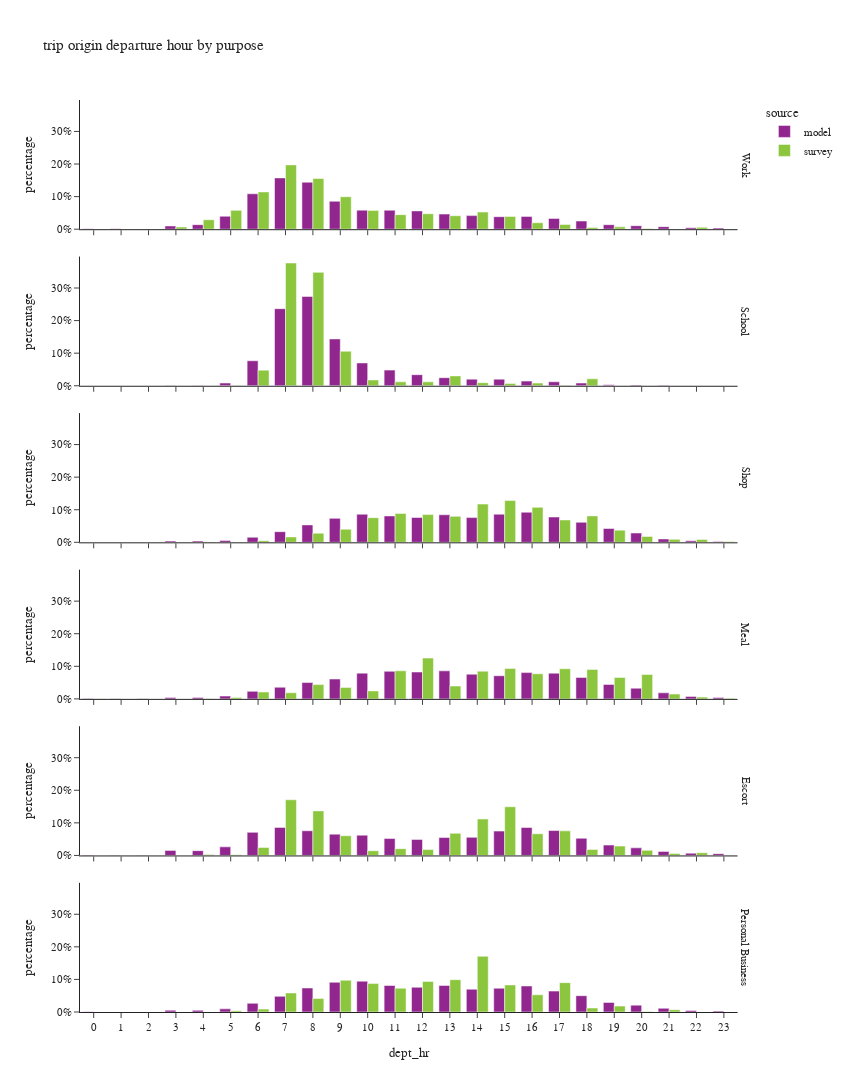

The notebook cell this image was saved under:
### Code cell
df_plot = df_trip.groupby(['dept_hr','dpurp_label','source'])['trexpfac'].agg(sample_count='size', trexpfac='sum').reset_index()
df_plot['percentage'] = df_plot.groupby(['dpurp_label','source'], group_keys=False)['trexpfac']. \
    apply(lambda x: x / float(x.sum()))

fig = px.bar(df_plot.sort_values(['source','dpurp_label']),
             x="dept_hr", y="percentage", color="source",barmode="group",
             facet_row='dpurp_label',
             hover_data=['trexpfac','sample_count'],
             title="trip origin departure hour by purpose")
fig.update_layout(height=1500, width=850)
fig.for_each_annotation(lambda a: a.update(text = a.text.split("=")[-1]))
fig.for_each_xaxis(lambda a: a.update(dict(dtick = 1, categoryorder='category ascending')))
fig.for_each_yaxis(lambda a: a.update(dict(tickformat=".0%")))
fig.show()

### Figure 1 — Plotly figure (JSON) as saved in the notebook; plotly's stock layout.template omitted (floating-point values rounded to 4 significant figures)
{"data": [{"alignmentgroup": "True", "customdata": [[3705.0, 3705.0], [2463.0, 2463.0], [914.0, 914.0], [21320.0, 21320.0], [29940.0, 29940.0], [85600.0, 85600.0], [233900.0, 233900.0], [338700.0, 338700.0], [310400.0, 310400.0], [184300.0, 184300.0], [125900.0, 125900.0], [125500.0, 125500.0], [120700.0, 120700.0], [99950.0, 99950.0], [89780.0, 89780.0], [82520.0, 82520.0], [84460.0, 84460.0], [71260.0, 71260.0], [54000.0, 54000.0], [29840.0, 29840.0], [22940.0, 22940.0], [16860.0, 16860.0], [9621.0, 9621.0], [7471.0, 7471.0]], "hovertemplate": "source=model<br>dpurp_label=Work<br>dept_hr=%{x}<br>percentage=%{y}<br>trexpfac=%{customdata[0]}<br>sample_count=%{customdata[1]}<extra></extra>", "legendgroup": "model", "marker": {"color": "#91268F", "pattern": {"shape": ""}}, "name": "model", "offsetgroup": "model", "orientation": "v", "showlegend": true, "textposition": "auto", "type": "bar", "x": [0, 1, 2, 3, 4, 5, 6, 7, 8, 9, 10, 11, 12, 13, 14, 15, 16, 17, 18, 19, 20, 21, 22, 23], "xaxis": "x6", "y": [0.001722, 0.001144, 0.0004247, 0.009906, 0.01391, 0.03978, 0.1087, 0.1574, 0.1442, 0.08565, 0.0585, 0.05834, 0.05607, 0.04644, 0.04172, 0.03835, 0.03924, 0.03311, 0.02509, 0.01386, 0.01066, 0.007837, 0.004471, 0.003472], "yaxis": "y6"}, {"alignmentgroup": "True", "customdata": [[14.0, 14.0], [3.0, 3.0], [1.0, 1.0], [561.0, 561.0], [699.0, 699.0], [5621.0, 5621.0], [51470.0, 51470.0], [158700.0, 158700.0], [183800.0, 183800.0], [96400.0, 96400.0], [46980.0, 46980.0], [32180.0, 32180.0], [22780.0, 22780.0], [16590.0, 16590.0], [13580.0, 13580.0], [13550.0, 13550.0], [9559.0, 9559.0], [8197.0, 8197.0], [5604.0, 5604.0], [1838.0, 1838.0], [1504.0, 1504.0], [861.0, 861.0], [99.0, 99.0], [50.0, 50.0]], "hovertemplate": "source=model<br>dpurp_label=School<br>dept_hr=%{x}<br>percentage=%{y}<br>trexpfac=%{customdata[0]}<br>sample_count=%{customdata[1]}<extra></extra>", "legendgroup": "model", "marker": {"color": "#91268F", "pattern": {"shape": ""}}, "name": "model", "offsetgroup": "model", "orientation": "v", "showlegend": false, "textposition": "auto", "type": "bar", "x": [0, 1, 2, 3, 4, 5, 6, 7, 8, 9, 10, 11, 12, 13, 14, 15, 16, 17, 18, 19, 20, 21, 22, 23], "xaxis": "x5", "y": [2.087e-05, 4.473e-06, 1.491e-06, 0.0008365, 0.001042, 0.008381, 0.07674, 0.2366, 0.2741, 0.1437, 0.07005, 0.04799, 0.03397, 0.02474, 0.02025, 0.02021, 0.01425, 0.01222, 0.008356, 0.002741, 0.002243, 0.001284, 0.0001476, 7.455e-05], "yaxis": "y5"}, {"alignmentgroup": "True", "customdata": [[1138.0, 1138.0], [842.0, 842.0], [296.0, 296.0], [7807.0, 7807.0], [7962.0, 7962.0], [12270.0, 12270.0], [32310.0, 32310.0], [68110.0, 68110.0], [111600.0, 111600.0], [153300.0, 153300.0], [179900.0, 179900.0], [169100.0, 169100.0], [158800.0, 158800.0], [176500.0, 176500.0], [158400.0, 158400.0], [180100.0, 180100.0], [192600.0, 192600.0], [162000.0, 162000.0], [128000.0, 128000.0], [88430.0, 88430.0], [59670.0, 59670.0], [21390.0, 21390.0], [9451.0, 9451.0], [5797.0, 5797.0]], "hovertemplate": "source=model<br>dpurp_label=Shop<br>dept_hr=%{x}<br>percentage=%{y}<br>trexpfac=%{customdata[0]}<br>sample_count=%{customdata[1]}<extra></extra>", "legendgroup": "model", "marker": {"color": "#91268F", "pattern": {"shape": ""}}, "name": "model", "offsetgroup": "model", "orientation": "v", "showlegend": false, "textposition": "auto", "type": "bar", "x": [0, 1, 2, 3, 4, 5, 6, 7, 8, 9, 10, 11, 12, 13, 14, 15, 16, 17, 18, 19, 20, 21, 22, 23], "xaxis": "x4", "y": [0.0005456, 0.0004037, 0.0001419, 0.003743, 0.003818, 0.005882, 0.01549, 0.03266, 0.05351, 0.07351, 0.08624, 0.08106, 0.07612, 0.08464, 0.07594, 0.08636, 0.09235, 0.07767, 0.06135, 0.0424, 0.02861, 0.01026, 0.004531, 0.002779], "yaxis": "y4"}, {"alignmentgroup": "True", "customdata": [[928.0, 928.0], [662.0, 662.0], [261.0, 261.0], [4121.0, 4121.0], [4545.0, 4545.0], [8912.0, 8912.0], [23720.0, 23720.0], [36590.0, 36590.0], [51550.0, 51550.0], [62550.0, 62550.0], [81140.0, 81140.0], [86920.0, 86920.0], [84680.0, 84680.0], [88460.0, 88460.0], [77750.0, 77750.0], [72900.0, 72900.0], [82910.0, 82910.0], [80880.0, 80880.0], [67570.0, 67570.0], [45680.0, 45680.0], [33570.0, 33570.0], [19090.0, 19090.0], [7841.0, 7841.0], [4121.0, 4121.0]], "hovertemplate": "source=model<br>dpurp_label=Meal<br>dept_hr=%{x}<br>percentage=%{y}<br>trexpfac=%{customdata[0]}<br>sample_count=%{customdata[1]}<extra></extra>", "legendgroup": "model", "marker": {"color": "#91268F", "pattern": {"shape": ""}}, "name": "model", "offsetgroup": "model", "orientation": "v", "showlegend": false, "textposition": "auto", "type": "bar", "x": [0, 1, 2, 3, 4, 5, 6, 7, 8, 9, 10, 11, 12, 13, 14, 15, 16, 17, 18, 19, 20, 21, 22, 23], "xaxis": "x3", "y": [0.0009033, 0.0006444, 0.000254, 0.004011, 0.004424, 0.008675, 0.02309, 0.03562, 0.05018, 0.06088, 0.07898, 0.08461, 0.08242, 0.0861, 0.07568, 0.07096, 0.0807, 0.07873, 0.06577, 0.04447, 0.03268, 0.01858, 0.007632, 0.004011], "yaxis": "y3"}, {"alignmentgroup": "True", "customdata": [[2280.0, 2280.0], [1538.0, 1538.0], [600.0, 600.0], [25690.0, 25690.0], [24320.0, 24320.0], [43840.0, 43840.0], [118000.0, 118000.0], [143400.0, 143400.0], [126200.0, 126200.0], [108900.0, 108900.0], [103800.0, 103800.0], [86430.0, 86430.0], [82050.0, 82050.0], [91470.0, 91470.0], [92410.0, 92410.0], [124500.0, 124500.0], [142900.0, 142900.0], [127300.0, 127300.0], [87710.0, 87710.0], [52950.0, 52950.0], [38900.0, 38900.0], [20740.0, 20740.0], [11420.0, 11420.0], [9132.0, 9132.0]], "hovertemplate": "source=model<br>dpurp_label=Escort<br>dept_hr=%{x}<br>percentage=%{y}<br>trexpfac=%{customdata[0]}<br>sample_count=%{customdata[1]}<extra></extra>", "legendgroup": "model", "marker": {"color": "#91268F", "pattern": {"shape": ""}}, "name": "model", "offsetgroup": "model", "orientation": "v", "showlegend": false, "textposition": "auto", "type": "bar", "x": [0, 1, 2, 3, 4, 5, 6, 7, 8, 9, 10, 11, 12, 13, 14, 15, 16, 17, 18, 19, 20, 21, 22, 23], "xaxis": "x2", "y": [0.001368, 0.0009229, 0.0003601, 0.01542, 0.01459, 0.02631, 0.07083, 0.08603, 0.07575, 0.06536, 0.06227, 0.05187, 0.04924, 0.05489, 0.05545, 0.0747, 0.08575, 0.07636, 0.05263, 0.03177, 0.02334, 0.01244, 0.006852, 0.00548], "yaxis": "y2"}, {"alignmentgroup": "True", "customdata": [[522.0, 522.0], [316.0, 316.0], [141.0, 141.0], [4788.0, 4788.0], [4512.0, 4512.0], [8401.0, 8401.0], [22990.0, 22990.0], [41440.0, 41440.0], [63580.0, 63580.0], [78670.0, 78670.0], [81640.0, 81640.0], [70240.0, 70240.0], [65500.0, 65500.0], [70340.0, 70340.0], [60420.0, 60420.0], [62900.0, 62900.0], [68990.0, 68990.0], [55400.0, 55400.0], [43200.0, 43200.0], [25400.0, 25400.0], [18170.0, 18170.0], [9790.0, 9790.0], [3777.0, 3777.0], [2320.0, 2320.0]], "hovertemplate": "source=model<br>dpurp_label=Personal Business<br>dept_hr=%{x}<br>percentage=%{y}<br>trexpfac=%{customdata[0]}<br>sample_count=%{customdata[1]}<extra></extra>", "legendgroup": "model", "marker": {"color": "#91268F", "pattern": {"shape": ""}}, "name": "model", "offsetgroup": "model", "orientation": "v", "showlegend": false, "textposition": "auto", "type": "bar", "x": [0, 1, 2, 3, 4, 5, 6, 7, 8, 9, 10, 11, 12, 13, 14, 15, 16, 17, 18, 19, 20, 21, 22, 23], "xaxis": "x", "y": [0.0006046, 0.000366, 0.0001633, 0.005545, 0.005226, 0.00973, 0.02663, 0.048, 0.07364, 0.09111, 0.09456, 0.08135, 0.07586, 0.08147, 0.06997, 0.07285, 0.0799, 0.06416, 0.05003, 0.02941, 0.02105, 0.01134, 0.004374, 0.002687], "yaxis": "y"}, {"alignmentgroup": "True", "customdata": [[804.7, 3.0], [562.4, 2.0], [0.0, 0.0], [12540.0, 22.0], [53410.0, 63.0], [106400.0, 137.0], [210500.0, 375.0], [363300.0, 635.0], [286400.0, 621.0], [183300.0, 405.0], [106200.0, 268.0], [82220.0, 235.0], [87390.0, 322.0], [76200.0, 238.0], [96810.0, 196.0], [72350.0, 146.0], [36460.0, 110.0], [26130.0, 112.0], [9622.0, 59.0], [13280.0, 45.0], [3794.0, 34.0], [646.1, 22.0], [10800.0, 16.0], [1337.0, 10.0]], "hovertemplate": "source=survey<br>dpurp_label=Work<br>dept_hr=%{x}<br>percentage=%{y}<br>trexpfac=%{customdata[0]}<br>sample_count=%{customdata[1]}<extra></extra>", "legendgroup": "survey", "marker": {"color": "#8CC63E", "pattern": {"shape": ""}}, "name": "survey", "offsetgroup": "survey", "orientation": "v", "showlegend": true, "textposition": "auto", "type": "bar", "x": [0, 1, 2, 3, 4, 5, 6, 7, 8, 9, 10, 11, 12, 13, 14, 15, 16, 17, 18, 19, 20, 21, 22, 23], "xaxis": "x6", "y": [0.0004372, 0.0003056, 0.0, 0.006814, 0.02902, 0.05781, 0.1144, 0.1974, 0.1556, 0.09959, 0.05769, 0.04467, 0.04748, 0.0414, 0.0526, 0.03931, 0.01981, 0.0142, 0.005228, 0.007216, 0.002062, 0.0003511, 0.005866, 0.0007266], "yaxis": "y6"}, {"alignmentgroup": "True", "customdata": [[0.0, 0.0], [0.0, 0.0], [0.0, 0.0], [0.0, 0.0], [86.69, 1.0], [454.4, 4.0], [25740.0, 26.0], [202100.0, 237.0], [186700.0, 266.0], [56860.0, 63.0], [9550.0, 22.0], [6418.0, 16.0], [6418.0, 13.0], [16270.0, 19.0], [5076.0, 13.0], [3816.0, 15.0], [4405.0, 9.0], [1012.0, 8.0], [11450.0, 3.0], [117.8, 1.0], [0.0, 0.0], [0.0, 0.0], [0.0, 0.0], [0.0, 0.0]], "hovertemplate": "source=survey<br>dpurp_label=School<br>dept_hr=%{x}<br>percentage=%{y}<br>trexpfac=%{customdata[0]}<br>sample_count=%{customdata[1]}<extra></extra>", "legendgroup": "survey", "marker": {"color": "#8CC63E", "pattern": {"shape": ""}}, "name": "survey", "offsetgroup": "survey", "orientation": "v", "showlegend": false, "textposition": "auto", "type": "bar", "x": [0, 1, 2, 3, 4, 5, 6, 7, 8, 9, 10, 11, 12, 13, 14, 15, 16, 17, 18, 19, 20, 21, 22, 23], "xaxis": "x5", "y": [0.0, 0.0, 0.0, 0.0, 0.0001616, 0.000847, 0.04798, 0.3767, 0.348, 0.106, 0.0178, 0.01196, 0.01196, 0.03033, 0.009462, 0.007114, 0.008211, 0.001887, 0.02134, 0.0002195, 0.0, 0.0, 0.0, 0.0], "yaxis": "y5"}, {"alignmentgroup": "True", "customdata": [[358.8, 3.0], [143.5, 1.0], [570.9, 1.0], [0.0, 0.0], [2395.0, 2.0], [1099.0, 8.0], [9682.0, 16.0], [30870.0, 55.0], [52250.0, 96.0], [74740.0, 194.0], [140900.0, 291.0], [165500.0, 335.0], [158600.0, 324.0], [148500.0, 304.0], [218700.0, 345.0], [239000.0, 296.0], [200000.0, 332.0], [128100.0, 305.0], [151300.0, 246.0], [69610.0, 214.0], [33730.0, 85.0], [16880.0, 29.0], [16290.0, 19.0], [4775.0, 7.0]], "hovertemplate": "source=survey<br>dpurp_label=Shop<br>dept_hr=%{x}<br>percentage=%{y}<br>trexpfac=%{customdata[0]}<br>sample_count=%{customdata[1]}<extra></extra>", "legendgroup": "survey", "marker": {"color": "#8CC63E", "pattern": {"shape": ""}}, "name": "survey", "offsetgroup": "survey", "orientation": "v", "showlegend": false, "textposition": "auto", "type": "bar", "x": [0, 1, 2, 3, 4, 5, 6, 7, 8, 9, 10, 11, 12, 13, 14, 15, 16, 17, 18, 19, 20, 21, 22, 23], "xaxis": "x4", "y": [0.0001925, 7.699e-05, 0.0003063, 0.0, 0.001285, 0.0005896, 0.005194, 0.01656, 0.02803, 0.0401, 0.07559, 0.0888, 0.08506, 0.07967, 0.1173, 0.1282, 0.1073, 0.06874, 0.08115, 0.03734, 0.01809, 0.009056, 0.008738, 0.002562], "yaxis": "y4"}, {"alignmentgroup": "True", "customdata": [[632.6, 1.0], [0.0, 0.0], [0.0, 0.0], [0.0, 0.0], [23.31, 1.0], [4015.0, 5.0], [19390.0, 28.0], [17190.0, 49.0], [40280.0, 70.0], [32320.0, 90.0], [22490.0, 86.0], [79180.0, 200.0], [115000.0, 241.0], [36170.0, 153.0], [78100.0, 120.0], [85850.0, 121.0], [70610.0, 161.0], [84960.0, 207.0], [83070.0, 202.0], [60310.0, 119.0], [68580.0, 83.0], [13630.0, 29.0], [4953.0, 15.0], [1495.0, 4.0]], "hovertemplate": "source=survey<br>dpurp_label=Meal<br>dept_hr=%{x}<br>percentage=%{y}<br>trexpfac=%{customdata[0]}<br>sample_count=%{customdata[1]}<extra></extra>", "legendgroup": "survey", "marker": {"color": "#8CC63E", "pattern": {"shape": ""}}, "name": "survey", "offsetgroup": "survey", "orientation": "v", "showlegend": false, "textposition": "auto", "type": "bar", "x": [0, 1, 2, 3, 4, 5, 6, 7, 8, 9, 10, 11, 12, 13, 14, 15, 16, 17, 18, 19, 20, 21, 22, 23], "xaxis": "x3", "y": [0.0006889, 0.0, 0.0, 0.0, 2.539e-05, 0.004372, 0.02111, 0.01872, 0.04387, 0.0352, 0.0245, 0.08623, 0.1252, 0.03939, 0.08505, 0.09349, 0.0769, 0.09252, 0.09047, 0.06568, 0.07468, 0.01484, 0.005394, 0.001628], "yaxis": "y3"}, {"alignmentgroup": "True", "customdata": [[9.165, 1.0], [0.0, 0.0], [0.0, 0.0], [0.0, 0.0], [4054.0, 1.0], [3125.0, 10.0], [33590.0, 37.0], [234700.0, 227.0], [187900.0, 234.0], [83190.0, 95.0], [19660.0, 78.0], [28470.0, 63.0], [24740.0, 76.0], [93380.0, 87.0], [153800.0, 175.0], [205300.0, 228.0], [91440.0, 153.0], [103600.0, 140.0], [25420.0, 68.0], [39580.0, 58.0], [21550.0, 29.0], [8339.0, 23.0], [11520.0, 13.0], [607.6, 3.0]], "hovertemplate": "source=survey<br>dpurp_label=Escort<br>dept_hr=%{x}<br>percentage=%{y}<br>trexpfac=%{customdata[0]}<br>sample_count=%{customdata[1]}<extra></extra>", "legendgroup": "survey", "marker": {"color": "#8CC63E", "pattern": {"shape": ""}}, "name": "survey", "offsetgroup": "survey", "orientation": "v", "showlegend": false, "textposition": "auto", "type": "bar", "x": [0, 1, 2, 3, 4, 5, 6, 7, 8, 9, 10, 11, 12, 13, 14, 15, 16, 17, 18, 19, 20, 21, 22, 23], "xaxis": "x2", "y": [6.671e-06, 0.0, 0.0, 0.0, 0.002951, 0.002275, 0.02445, 0.1708, 0.1367, 0.06055, 0.01431, 0.02072, 0.018, 0.06797, 0.1119, 0.1494, 0.06655, 0.0754, 0.0185, 0.02881, 0.01568, 0.00607, 0.008382, 0.0004422], "yaxis": "y2"}, {"alignmentgroup": "True", "customdata": [[0.0, 0.0], [0.0, 0.0], [0.0, 0.0], [0.0, 0.0], [0.0, 0.0], [2942.0, 5.0], [6788.0, 24.0], [44640.0, 76.0], [31770.0, 110.0], [74420.0, 155.0], [66590.0, 183.0], [55820.0, 148.0], [71760.0, 147.0], [75770.0, 170.0], [130600.0, 161.0], [63500.0, 136.0], [40410.0, 122.0], [68850.0, 83.0], [9367.0, 51.0], [13900.0, 22.0], [1355.0, 8.0], [5414.0, 5.0], [197.4, 1.0], [0.0, 0.0]], "hovertemplate": "source=survey<br>dpurp_label=Personal Business<br>dept_hr=%{x}<br>percentage=%{y}<br>trexpfac=%{customdata[0]}<br>sample_count=%{customdata[1]}<extra></extra>", "legendgroup": "survey", "marker": {"color": "#8CC63E", "pattern": {"shape": ""}}, "name": "survey", "offsetgroup": "survey", "orientation": "v", "showlegend": false, "textposition": "auto", "type": "bar", "x": [0, 1, 2, 3, 4, 5, 6, 7, 8, 9, 10, 11, 12, 13, 14, 15, 16, 17, 18, 19, 20, 21, 22, 23], "xaxis": "x", "y": [0.0, 0.0, 0.0, 0.0, 0.0, 0.00385, 0.008883, 0.05843, 0.04157, 0.0974, 0.08715, 0.07306, 0.09391, 0.09916, 0.171, 0.0831, 0.05289, 0.0901, 0.01226, 0.01819, 0.001773, 0.007085, 0.0002584, 0.0], "yaxis": "y"}], "layout": {"annotations": [{"font": {}, "showarrow": false, "text": "Personal Business", "textangle": 90, "x": 0.98, "xanchor": "left", "xref": "paper", "y": 0.07083, "yanchor": "middle", "yref": "paper"}, {"font": {}, "showarrow": false, "text": "Escort", "textangle": 90, "x": 0.98, "xanchor": "left", "xref": "paper", "y": 0.2425, "yanchor": "middle", "yref": "paper"}, {"font": {}, "showarrow": false, "text": "Meal", "textangle": 90, "x": 0.98, "xanchor": "left", "xref": "paper", "y": 0.4142, "yanchor": "middle", "yref": "paper"}, {"font": {}, "showarrow": false, "text": "Shop", "textangle": 90, "x": 0.98, "xanchor": "left", "xref": "paper", "y": 0.5858, "yanchor": "middle", "yref": "paper"}, {"font": {}, "showarrow": false, "text": "School", "textangle": 90, "x": 0.98, "xanchor": "left", "xref": "paper", "y": 0.7575, "yanchor": "middle", "yref": "paper"}, {"font": {}, "showarrow": false, "text": "Work", "textangle": 90, "x": 0.98, "xanchor": "left", "xref": "paper", "y": 0.9292, "yanchor": "middle", "yref": "paper"}], "barmode": "group", "height": 1500, "legend": {"title": {"text": "source"}, "tracegroupgap": 0}, "title": {"text": "trip origin departure hour by purpose"}, "width": 850, "xaxis": {"anchor": "y", "categoryorder": "category ascending", "domain": [0.0, 0.98], "dtick": 1, "title": {"text": "dept_hr"}}, "xaxis2": {"anchor": "y2", "categoryorder": "category ascending", "domain": [0.0, 0.98], "dtick": 1, "matches": "x", "showticklabels": false}, "xaxis3": {"anchor": "y3", "categoryorder": "category ascending", "domain": [0.0, 0.98], "dtick": 1, "matches": "x", "showticklabels": false}, "xaxis4": {"anchor": "y4", "categoryorder": "category ascending", "domain": [0.0, 0.98], "dtick": 1, "matches": "x", "showticklabels": false}, "xaxis5": {"anchor": "y5", "categoryorder": "category ascending", "domain": [0.0, 0.98], "dtick": 1, "matches": "x", "showticklabels": false}, "xaxis6": {"anchor": "y6", "categoryorder": "category ascending", "domain": [0.0, 0.98], "dtick": 1, "matches": "x", "showticklabels": false}, "yaxis": {"anchor": "x", "domain": [0.0, 0.1417], "tickformat": ".0%", "title": {"text": "percentage"}}, "yaxis2": {"anchor": "x2", "domain": [0.1717, 0.3133], "matches": "y", "tickformat": ".0%", "title": {"text": "percentage"}}, "yaxis3": {"anchor": "x3", "domain": [0.3433, 0.485], "matches": "y", "tickformat": ".0%", "title": {"text": "percentage"}}, "yaxis4": {"anchor": "x4", "domain": [0.515, 0.6567], "matches": "y", "tickformat": ".0%", "title": {"text": "percentage"}}, "yaxis5": {"anchor": "x5", "domain": [0.6867, 0.8283], "matches": "y", "tickformat": ".0%", "title": {"text": "percentage"}}, "yaxis6": {"anchor": "x6", "domain": [0.8583, 1.0], "matches": "y", "tickformat": ".0%", "title": {"text": "percentage"}}}}
